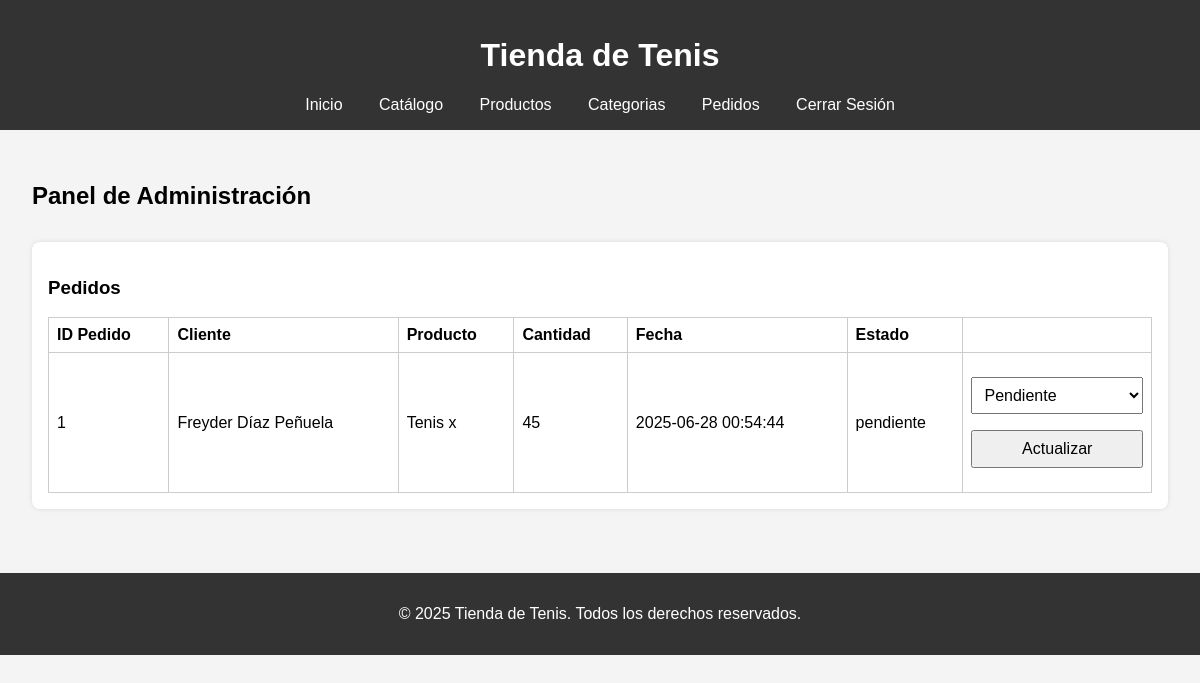
The app's page /index.php?action=verPedidos (signed in), older data.
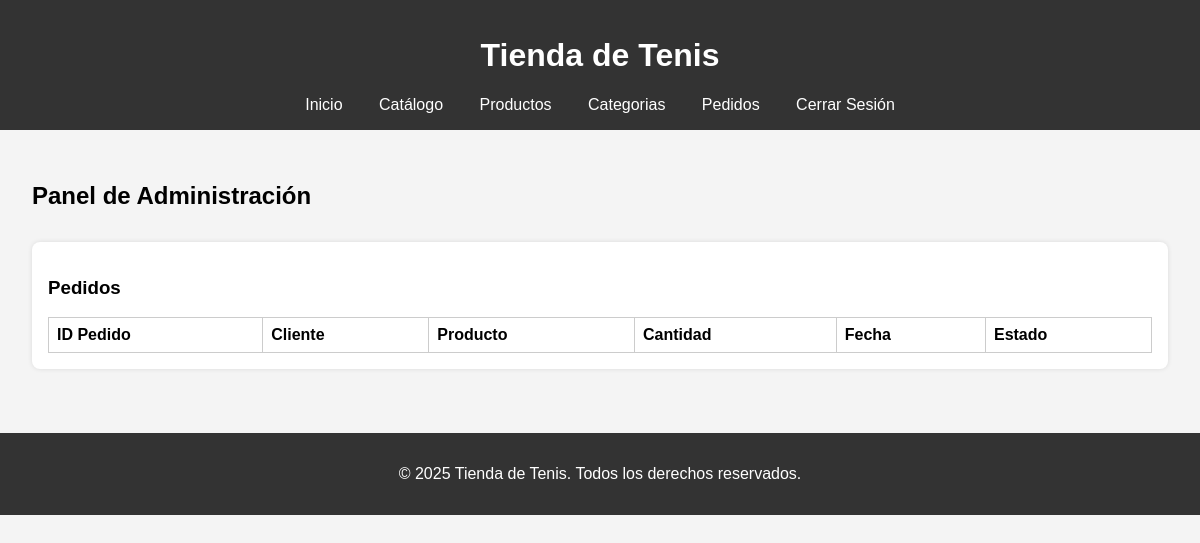
The same page, newer data.
### tables this page shows
CREATE TABLE `pedidos` (
  `id` int(11) NOT NULL,
  `id_usuario` int(11) NOT NULL,
  `id_producto` int(11) NOT NULL,
  `cantidad` int(11) DEFAULT 1,
  `fecha` datetime DEFAULT current_timestamp(),
  `estado` varchar(50) DEFAULT 'pendiente'
);

CREATE TABLE `usuarios` (
  `id` int(11) NOT NULL,
  `nombre` varchar(100) NOT NULL,
  `correo` varchar(100) NOT NULL,
  `contrasena` varchar(255) NOT NULL,
  `rol` enum('admin','cliente') DEFAULT 'cliente'
);

CREATE TABLE `productos` (
  `id` int(11) NOT NULL,
  `nombre` varchar(100) NOT NULL,
  `especificaciones` varchar(200) DEFAULT NULL,
  `precio` decimal(10,2) NOT NULL,
  `id_imagen` int(100) NOT NULL,
  `id_categoria` int(11) DEFAULT NULL,
  `marca` varchar(200) NOT NULL,
  `modelo` varchar(200) NOT NULL,
  `tipo` varchar(50) NOT NULL
);

### controlador/controlador.php (called while the page is built, shortened)
<?php
class Controlador{
    public function consultarPedidos(){
        $gestor=new GestorProducto;
        $pedidos=$gestor->consultarPedidos();
        require_once("vista/html/pedidos.php");
    }
}

### modelo/gestorProductos.php (called while the page is built, shortened)
<?php
class GestorProducto{
    public function consultarPedidos(){
                $conexion=new conexion;
        $conexion->abrir();
        $sql="SELECT
            p.id AS pedido_id,
            u.nombre AS nombre_usuario,
            pr.nombre AS nombre_producto,
            pr.id as id_producto,
            p.cantidad,
            p.fecha,
            p.estado
            FROM pedidos p
            INNER JOIN usuarios u ON p.id_usuario = u.id
            INNER JOIN productos pr ON p.id_producto = pr.id;";
        $conexion->consulta($sql);
        $result=$conexion->obtenerResultado();
        return $result;
    }
}

### modelo/conexion.php (called while the page is built, shortened)
<?php
class Conexion{
    private $mySQLI;
    private $result;
    public function abrir(){
        $this->mySQLI = new mysqli("localhost", "root", "", "tienda_tenis");
    }
    public function consulta($sql){
        $this->result = $this->mySQLI->query($sql);
    }
    public function obtenerResultado(){
        return $this->result;
    }
}

### vista/html/pedidos.php (the view, shortened to what this page needs)
<!DOCTYPE html>
<html lang="es">
<head>
  <link rel="stylesheet" href="vista/css/style.css">
</head>
<body>
  <header>
    <h1>Tienda de Tenis</h1>
    <nav>
      <a href="index.php?action=verInicio">Inicio</a>
      <a href="index.php?action=verInicio">Catálogo</a>
      <?php
        if (isset($_SESSION["rol"])&& $_SESSION["rol"]=="admin"){
        ?>
        <a href="index.php?action=verProducto">Productos</a>
        <a href="index.php?action=verCategoria">Categorias</a>
        <a href="index.php?action=verPedidos">Pedidos</a>
        <?php
      }else{
        ?>
        <a href="index.php?action=verAdministracion">Zona Admin</a>
        <?php
      }
      if (isset($_SESSION["rol"])){?>
        <a href="index.php?action=cerrarSesion">Cerrar Sesión</a>
<?php
      }else{
        ?>
        <a href="index.php?action=verRegistro">Registrarse</a>
        <?php
      }
      ?>
    </nav>
  </header>
  <?php
  if (isset($_SESSION["rol"])&& $_SESSION["rol"]=="admin"){
    if ($_SESSION["rol"]=="admin"){
        ?>
        <section id="panel-admin">
            <h2>Panel de Administración</h2>
            <div class="admin-section">
            <h3>Pedidos</h3>
            <table>
                <thead>
                <tr>
                    <th>ID Pedido</th>
                    <th>Cliente</th>
                    <th>Producto</th>
                    <th>Cantidad</th>
                    <th>Fecha</th>
                    <th>Estado</th>
                </tr>
                </thead>
                <tbody>
                <?php
                while($fila4=$pedidos->fetch_assoc()){
                    ?>
                    <tr>
                    <td><?php echo $fila4["pedido_id"] ?></td>
                    <td><?php echo $fila4["nombre_usuario"] ?></td>
                    <td><?php echo $fila4["nombre_producto"] ?></td>
                    <td><?php echo $fila4["cantidad"] ?></td>
                    <td><?php echo $fila4["fecha"] ?></td>
                    <td><?php echo $fila4["estado"] ?></td>
                    <td><?php if ($fila4["estado"]=="Completado"){
                        echo "Completado";
                    }else{
                      ?>
                        <form action='index.php?action=actualizarEstadoPedido' method='post'>
                        <select name='estado' id="estado">
                            <option <?php if ($fila4["estado"]=="Pendiente"){echo"selected";} ?> value='Pendiente'>Pendiente</option>
                        </select>
                        <button type='submit'>Actualizar</button>
                        </form><?php
                    } ?></td>
                    </tr>
                    <?php
                }
                ?>
                </tbody>
            </table>
            </div>
        </section>
        <?php
    }
  }
  ?>
  <footer>
    <p>&copy; 2025 Tienda de Tenis. Todos los derechos reservados.</p>
  </footer>
</body>
</html>

### index.php (shortened to what this page needs)
<?php
require_once("Controlador/Controlador.php");
require_once("Modelo/Conexion.php");
require_once("Modelo/GestorProductos.php");
$controlador = new Controlador();
if(isset($_GET["action"])){
    if($_GET["action"]=="verInicio"){
        $resultado = $controlador->consultarProductosCategoria();
    }elseif ($_GET["action"]=="verAdministracion"){
        if (isset($_SESSION["rol"])&& $_SESSION["rol"]=="admin"){
            $productos=$controlador->consultarProductos();
        }else{
            $controlador->verPagina("vista/html/admin.php");
        }
    }elseif ($_GET["action"]=="verRegistro"){
        $controlador->verPagina("vista/html/registrarse.php");
    }elseif ($_GET["action"]=="guardarCategoria"){
        $categoria=$_POST["nombre"];
        $controlador->guardarCategoria($categoria);
    }elseif ($_GET["action"]=="eliminarCategoria"){
        $id=$_GET["id"];
        $controlador->eliminarCategoria($id);
    }elseif($_GET["action"]=="eliminarProducto"){
        $id=$_GET["id"];
        $controlador->eliminarProducto($id);
    }elseif ($_GET["action"]=="editarProducto"){
        $id=$_GET["id"];
        $productos=$controlador->consultarProductosxid($id);
    }elseif ($_GET["action"]=="cerrarSesion"){
        session_destroy();
        $resultado = $controlador->consultarProductosCategoria();
    }elseif ($_GET["action"]=="agregarUsuario"){
        $nombre=$_POST["nombre"];
        $correo=$_POST["correo"];
        $contrasenia=$_POST["contrasena"];
        $controlador->agregarUsuario($nombre,$correo,$contrasenia);
    }elseif ($_GET["action"]=="realizarPedido"){
        $id=$_GET["id"];
        $controlador->PedidoFormulario($id);
    }elseif ($_GET["action"]=="agregarPedido"){
        $id=$_POST["idProducto"];
        $idUsuario=$_POST["idUsuario"];
        $cantidad=$_POST["cantidad"];
        $fecha = date("Y-m-d H:i:s");
        $controlador->guardarPedido($id,$idUsuario,$cantidad,$fecha);
    }elseif ($_GET["action"]=="editarCategoria"){
        $id=$_GET["id"];
        $categoria=$controlador->consultarCategoriaxid($id);
    }elseif ($_GET["action"]=="guardarCategoriaNueva"){
        $id=$_POST["idCategoria"];
        $nombre=$_POST["nombre"];
        $controlador->guardarCategoriaNueva($id,$nombre);
    }
    elseif($_GET["action"]=="verCategoria"){
        $productos=$controlador->consultarCategorias();
    }
    elseif($_GET["action"]=="verPedidos"){
        $productos=$controlador->consultarPedidos();
    }elseif($_GET["action"]=="verProducto"){
        $productos=$controlador->consultarProductos();
    }elseif($_GET["action"]=="actualizarEstadoPedido"){
        $id=$_POST["pedido_id"];
        $estado=$_POST["estado"];
        $controlador->actualizarEstadoPedido($id,$estado);
    }
}else{
    $resultado = $controlador->consultarProductosCategoria();
}

### vista/css/style.css (style rules this page uses)
body { font-family: Arial, sans-serif; margin: 0; padding: 0; background-color: #f4f4f4; }
header { background-color: #333; color: white; padding: 1rem; text-align: center; }
nav a { color: white; margin: 0 1rem; text-decoration: none; }
section { padding: 2rem; }
.admin-section { margin-top: 2rem; background: #fff; padding: 1rem; border-radius: 8px; box-shadow: 0 0 5px rgba(0,0,0,0.1); }
.admin-section table { width: 100%; border-collapse: collapse; margin-top: 1rem; }
.admin-section table, th, td { border: 1px solid #ccc; }
.admin-section th, .admin-section td { padding: 0.5rem; text-align: left; }
footer { background-color: #333; color: white; text-align: center; padding: 1rem; margin-top: 2rem; }
form { display: flex; flex-direction: column; max-width: 300px; margin-top: 1rem; }
form input, form button, form select { margin-bottom: 1rem; padding: 0.5rem; font-size: 1rem; }

Row changes from the older to the newer data that the page shows:
removed pedidos: id "1", id_usuario.nombre "Freyder Díaz Peñuela", id_producto.nombre "Tenis x", cantidad "45", fecha "2025-06-28 00:54:44", estado "pendiente"
